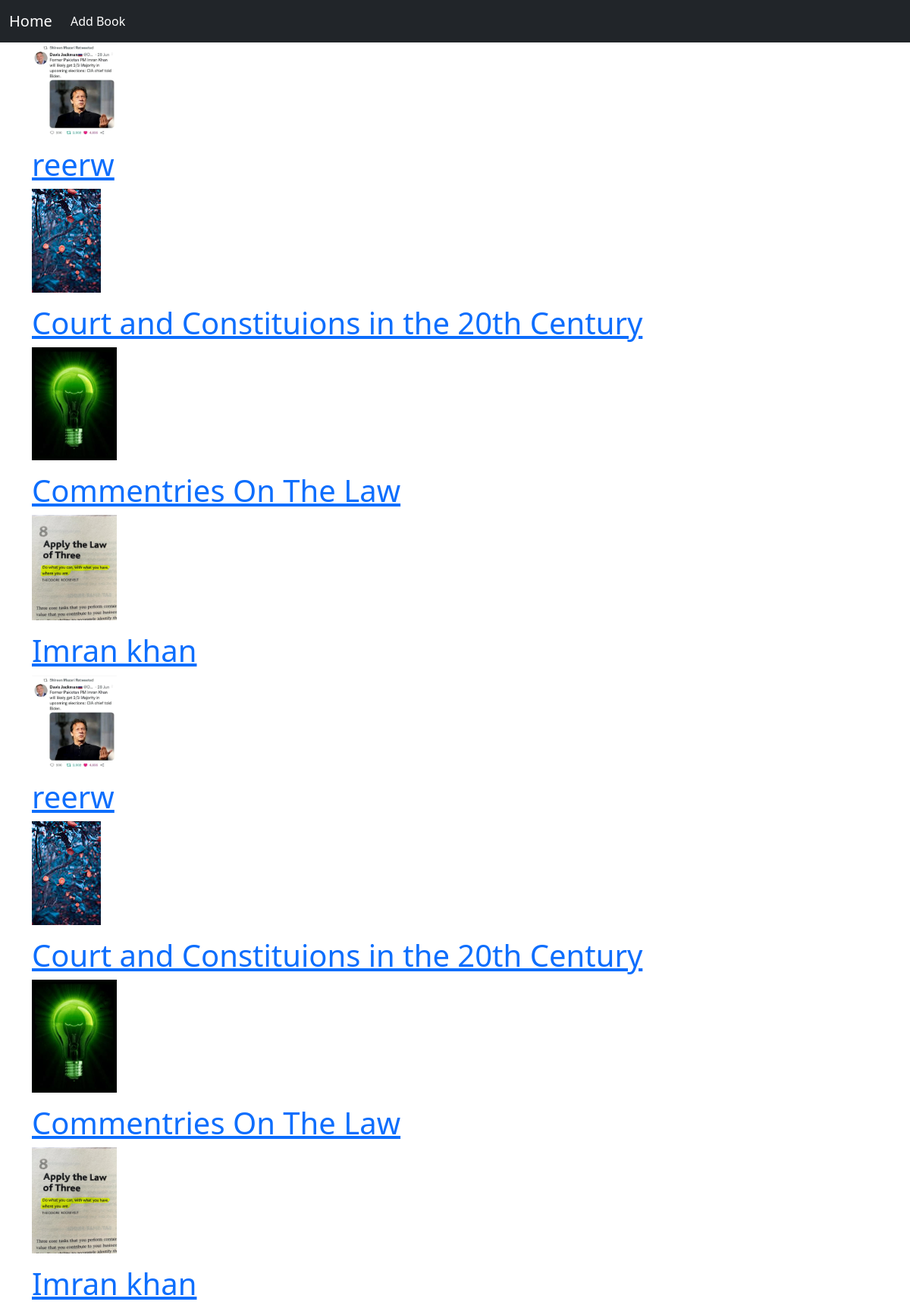
The page / on the database its author committed.
### lib/models.py (models this page shows, shortened)
class book(models.Model):
    title = models.CharField(max_length=200, unique=True)
    isbn = models.PositiveBigIntegerField()
    author = models.CharField(max_length=30, null=True, blank=True)
    category = models.ForeignKey(Categories, null=True, blank=True,on_delete=models.CASCADE)
    content = models.TextField()
    created_on = models.DateTimeField(auto_now_add=True)
    image = models.ImageField(upload_to= 'media')
    class Meta:
        ordering = ['-created_on']

### lib/views.py (the view)
# urls.py: path('', views.home, name='home'),
def home(request):
    books = book.objects.all()
    return render(request, 'home.html', { 'books': books})

### templates/home.html (shortened to what this page needs)
{% extends "base.html" %}
{% block content %}
<!DOCTYPE html>
<html>
    <head>
    </head>
    <body>
        <section class="hero">
        <div class="hero-body">
            <div class="container">
                 <section class="section">
                     <div class="colums">
                         <div class="column is-8 is-offset-2">
                            {% for book in books %}
                            <div class="content is-medium">
                                <a href="{% url 'book_detail' %}">
                                    {% if book.image %}
                                    <figure class="image">
                                        <img src="{{ book.image.url }}"  style="max-width: 10%;">
                                    </figure>
                                    {% endif %}
                                 <h1 class="title"> {{ book.title }} </h1>
                            </a>
                            </div>
                            {% endfor %}
                        </div>
                    </div>
                </section>
            </div>
        </div>
    </section>
</body>
{% endblock content %}

### templates/base.html (shortened to what this page needs)
<!DOCTYPE html>
<html>
    <head>
        <link href="https://cdn.jsdelivr.net/npm/bootstrap@5.3.0-alpha1/dist/css/bootstrap.min.css" rel="stylesheet">
    </head>
<body>
    {% include "navbar.html" %}
    {% block content %}
    {% endblock content %}
    <section class="hero">
        <div class="hero-body">
            <div class="container">
                 <section class="section">
                    <div class="colums">
                       <div class="column is-8 is-offset-2">
                            {% for book in books %}
                            <div class="content is-medium">
                                <a href="{% url 'book_detail' %}">
                                 {% if book.image %}
                                 <figure class="image">
                                      <img src="{{ book.image.url }}"  style="max-width: 10%;">
                                 </figure>
                                 {% endif %}
                                 <h1 class="title"> {{ book.title }} </h1>
                            </a>
                            </div>
                            {% endfor %}
                       </div>
                  </div>
               </section>
           </div>
        </div>
   </section>
</body>

### rows shown on the page
book: image (picture), title "reerw"
book: image (picture), title "Court and Constituions in the 20th Century"
book: image (picture), title "Commentries On The Law"
book: image (picture), title "Imran khan"
